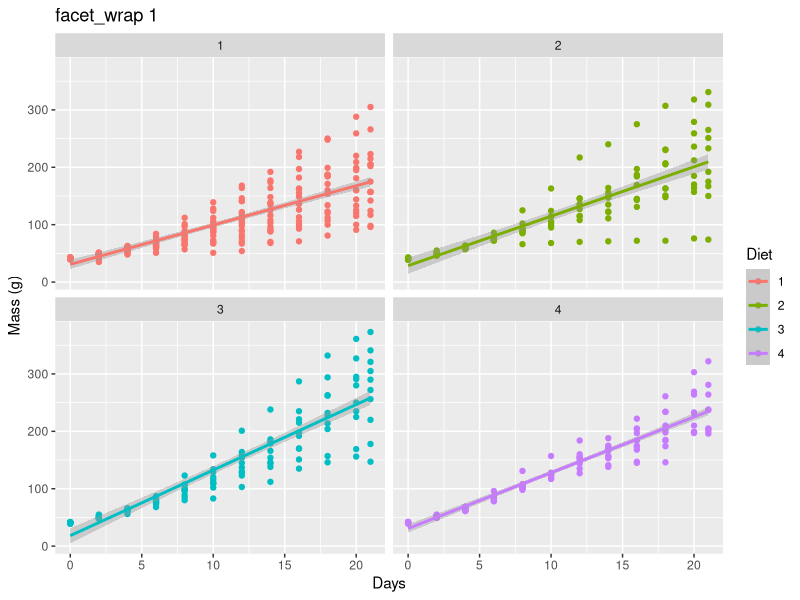
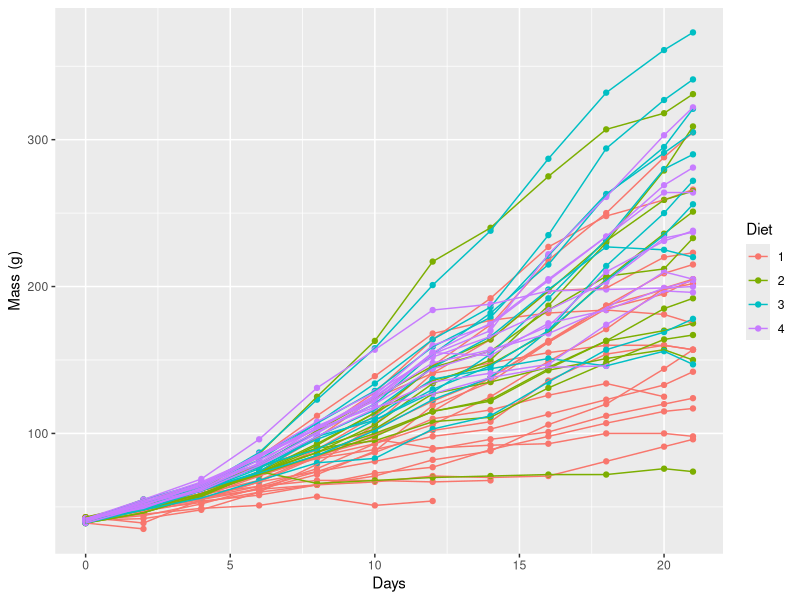
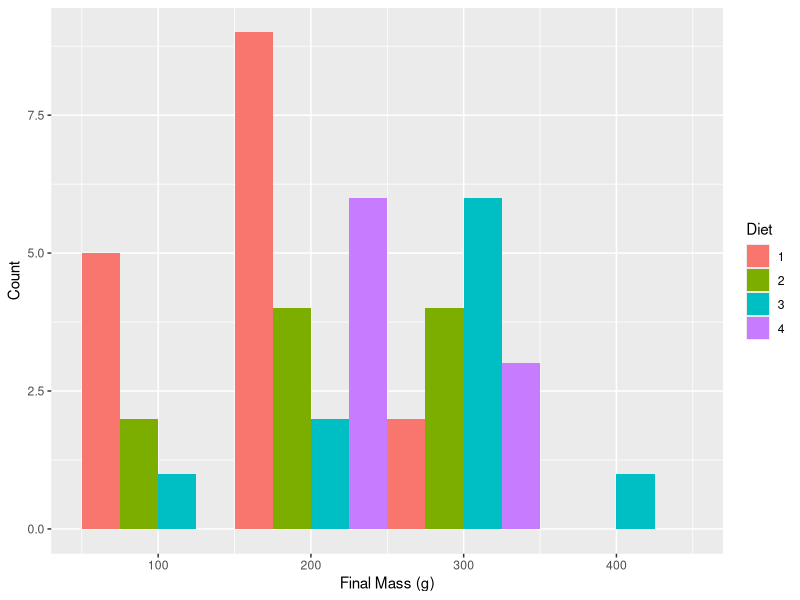
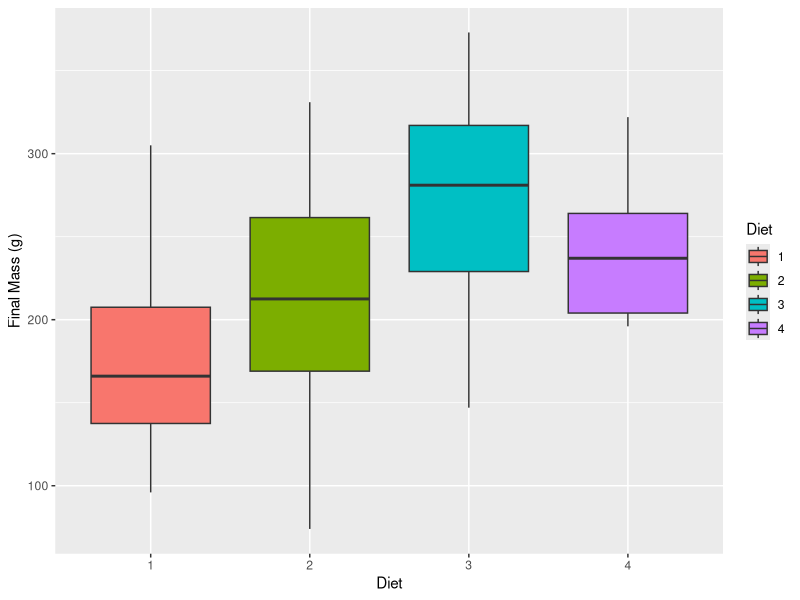
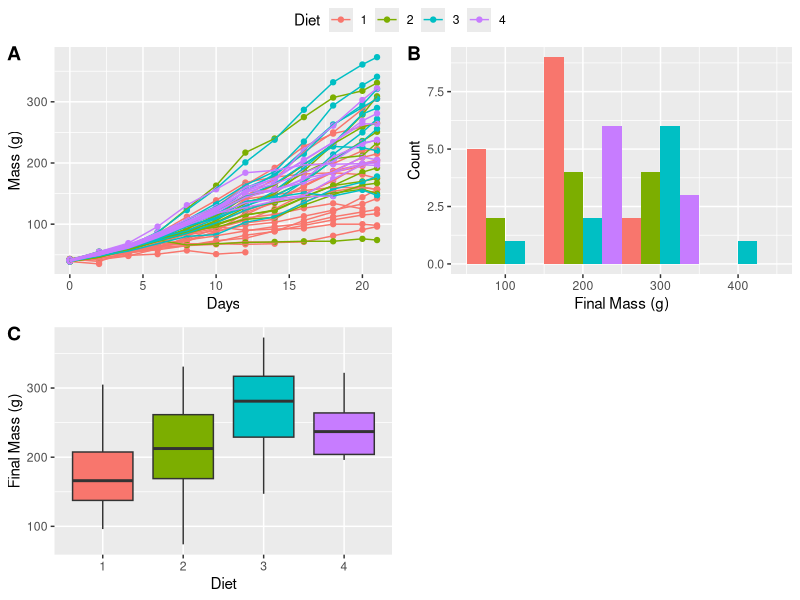

The R source for these figures, in order:
#Day 1 Faceting 
#Using new library called ggpubr
#Here we sue the function called ggarrange-found in the ggpubr package

#Loading packages
library(tidyverse)
library(ggpubr)

# Loading dataset
ChickWeight <- datasets::ChickWeight
# Create faceted figure
ggplot(data = ChickWeight, aes(x = Time, y = weight, colour = Diet)) +
  geom_point() + #creating points of each of the observations
  geom_smooth(method = "lm") +      # Note the `+` sign here
  facet_wrap(~Diet, ncol = 2) +      # This is the line that creates the facets
  labs(x = "Days", y = "Mass (g)") + #labelling axis
  ggtitle("facet_wrap 1")                 # Ading title


#facet wraping multiple graphs
#Using the function ggarrange


line_1 <- ggplot(data = ChickWeight, aes(x = Time, y = weight, colour = Diet)) +
  geom_point() +
  geom_line(aes(group = Chick)) +
  labs(x = "Days", y = "Mass (g)")
line_1

#
ChickLast <- ChickWeight %>%
  filter(Time == 21)

# Note that we are using 'ChickLast', not 'ChickWeight'
histogram_1 <- ggplot(data = ChickLast, aes(x = weight)) +
  geom_histogram(aes(fill = Diet), position = "dodge", binwidth = 100) +
  labs(x = "Final Mass (g)", y = "Count")
histogram_1

# Note that we are using 'ChickLast', not 'ChickWeight'
box_1 <- ggplot(data = ChickLast, aes(x = Diet, y = weight)) +
  geom_boxplot(aes(fill = Diet)) +
  labs(x = "Diet", y = "Final Mass (g)")
box_1


#Gridding figures
ggarrange(line_1, histogram_1, box_1,
          ncol = 2, nrow = 2, # Set number of rows and columns
          labels = c("A", "B", "C", "D"), # Label each figure
          common.legend = TRUE) # Create common legend









